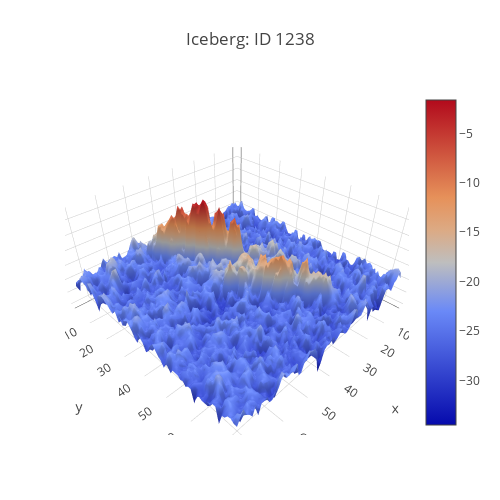

The notebook cell saved with this chart:
### Code cell
# grab some visualizations for a iceberg, band 1
data_analysis(1, 1, 1238)

### Figure 1 — Plotly figure (JSON) as saved in the notebook; plotly's stock layout.template omitted (floating-point values rounded to 4 significant figures; data arrays with more than 128 entries replaced by an {"elided": "..."} marker saying what was removed)
{"data": [{"type": "surface", "z": {"elided": "75x75 float values"}}], "layout": {"autosize": false, "height": 500, "margin": {"b": 65, "l": 65, "r": 50, "t": 90}, "title": "Iceberg: ID 1238", "width": 500}}
